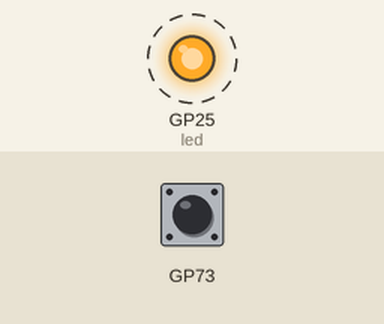
Recording of a program running on a simulated Raspberry Pi Pico running MicroPython. Parts: output pins drawn as LEDs (lit = HIGH). Dashed ring = blinking.

Above: at 0.4 s.
Timing chart, 0 to 3.0 s (numbered marks = the images above):
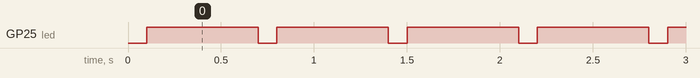

Measured:
- by itself, GP25 (led): alternates HIGH for 0.60 s and LOW for 0.10 s

The program:

blink.py
```python
# Digit LCD-compatible demo. Install the silent buzzer replacement for GP7.
# Simple blink example
# Hold Button B (BOOTSEL) to exit

import time
import rp2
from machine import Pin

led = Pin(25, Pin.OUT)

while True:
    led.value(0)  # yellow LED on
    time.sleep_ms(100)
    led.value(1)  # yellow LED off
    time.sleep_ms(600)

    # check for Button B at the end of the loop
    if rp2.bootsel_button() == 1:
        break
```
